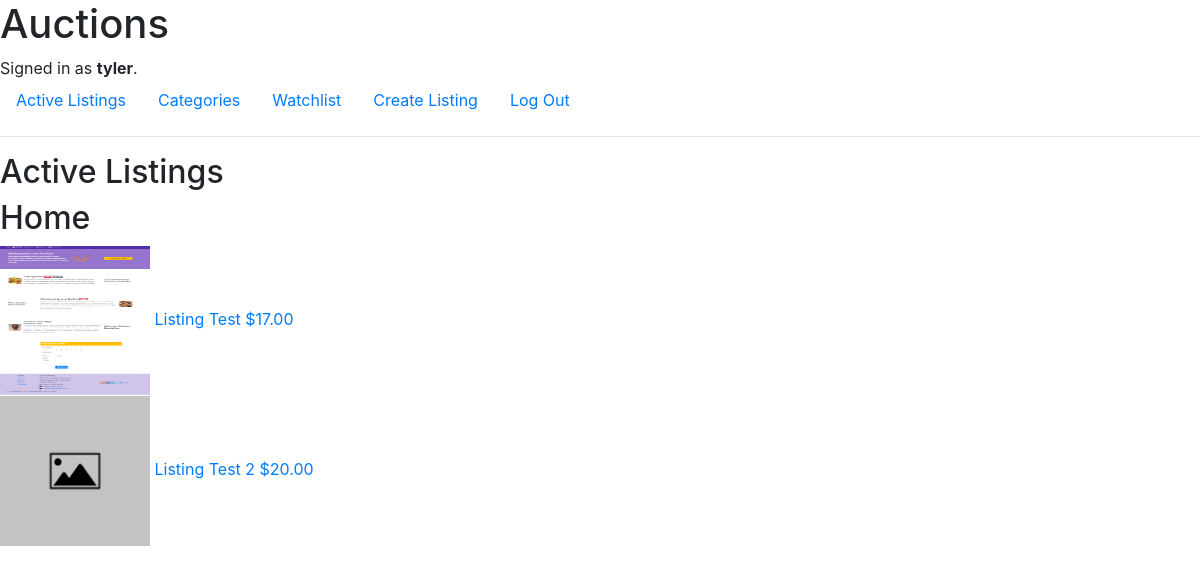
The page /auctions/categories/1 (signed in) on the database its author committed.
### auctions/models.py (models this page shows, shortened)
class User(AbstractUser):
    watchlist = models.ManyToManyField(Auction_Listing, blank=True, related_name="watchlist")
    def display_watchlist(self):
        return ', '.join(listing.listing_title for listing in self.watchlist.all()[:3])
    display_watchlist.short_description = 'Watchlist'

class Auction_Listing(models.Model):
    listing_price = models.IntegerField()
    listing_title = models.CharField(max_length=64)
    listing_description = models.CharField(max_length=256)
    listing_date = models.DateTimeField()
    listing_categories = models.CharField(max_length=128)
    listing_image = models.ImageField(null=True, upload_to='uploads/', default='auctions/static/auctions/images/default_img.png')
    listed_by = models.ForeignKey('User', on_delete=models.CASCADE, null=True, blank=True, default=None)

### auctions/views.py (the view)
# urls.py: path('categories/<str:listing_categories>', views.category, name='category'),
@login_required
def category(request, listing_categories):
    listings = Auction_Listing.objects.filter(listing_categories=listing_categories)
    return render(request, "auctions/category.html",{
        "Auction_Listings": listings,
        "category": listings[0].listing_categories
    })

### auctions/templates/auctions/category.html
{% extends "auctions/layout.html" %}
{% block body %}
{% load static %}
    <h2>Active Listings</h2>
    {% if category  == '1' %}
        <h2>Home</h2>
    {% elif category == '2' %}
        <h2>Garden</h2>
    {% elif category == '3' %}
        <h2>Clothing</h2>
    {% elif category == '4' %}
        <h2>Books</h2>
    {% else %}
        <h2>Other </h2>
    {% endif %}
    <div >
        {% for listing in Auction_Listings %}
            <div> <a href="{% url 'auction' listing.id %}">
                {% if listing.listing_image %}
                    <img class="activeListingImg" src="{{ listing.listing_image.url }}" alt="">
                {% else %}
                    <img class="activeListingImg" src="{% static 'auctions/default_img.png' %}" alt="">
                {% endif %}
                {{ listing.listing_title }} ${{ listing.listing_price }}.00
            </div>
        {% endfor %}
    </div>
{% endblock %}

### auctions/templates/auctions/layout.html (shortened to what this page needs)
{% load static %}
<!DOCTYPE html>
<html lang="en">
    <head>
        <link rel="stylesheet" href="https://stackpath.bootstrapcdn.com/bootstrap/4.5.0/css/bootstrap.min.css">
        <link href="{% static 'auctions/styles.css' %}" rel="stylesheet">
    </head>
    <body>
        <h1>Auctions</h1>
        <div>
            {% if user.is_authenticated %}
                Signed in as <strong>{{ user.username }}</strong>.
            {% else %}
                Not signed in.
            {% endif %}
        </div>
        <ul class="nav">
            <li class="nav-item">
                <a class="nav-link" href="{% url 'index' %}">Active Listings</a>
            </li>
            {% if user.is_authenticated %}
                <li class="nav-item">
                    <a class="nav-link" href="{% url 'categories' %}">Categories</a>
                </li>
                <li class="nav-item">
                    <a class="nav-link" href="{% url 'watchlist' %}">Watchlist</a>
                </li>
                <li class="nav-item">
                    <a class="nav-link" href="{% url 'create_listing' %}">Create Listing</a>
                </li>
                <li class="nav-item">
                    <a class="nav-link" href="{% url 'logout' %}">Log Out</a>
                </li>
            {% endif %}
        </ul>
        <hr>
        {% block body %}
        {% endblock %}
    </body>
</html>

### auctions/static/auctions/styles.css (style rules this page uses)
.activeListingImg { height: 150px; width: 150px; }

### rows shown on the page
User: username "tyler"
Auction_Listing: listing_image (picture), listing_title "Listing Test", listing_price "17"
Auction_Listing: listing_title "Listing Test 2", listing_price "20"
